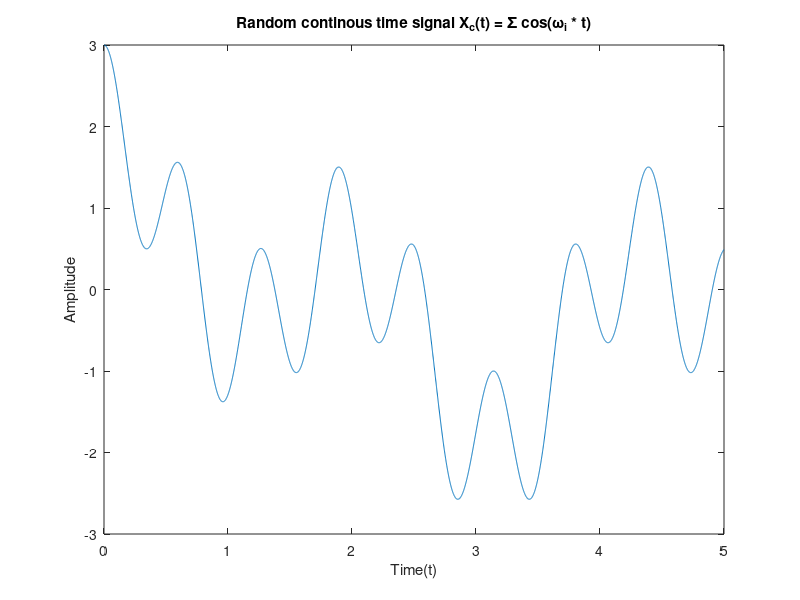
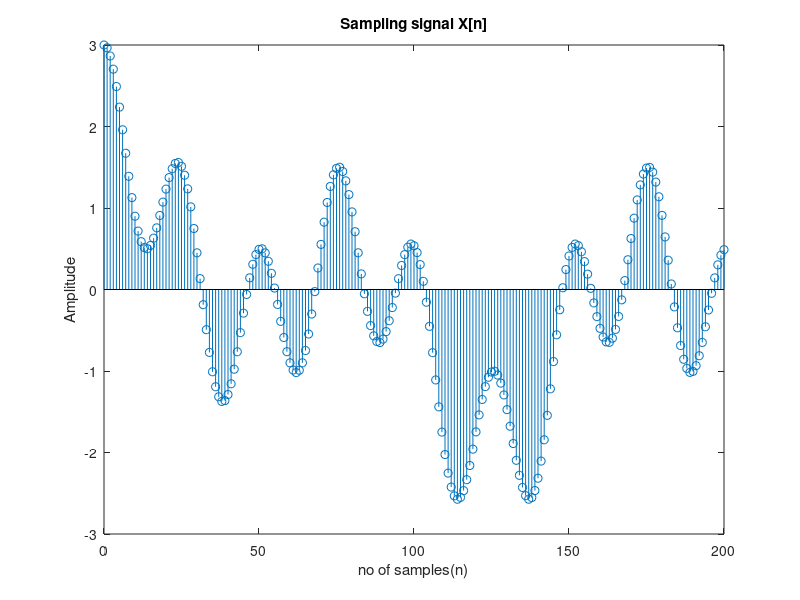
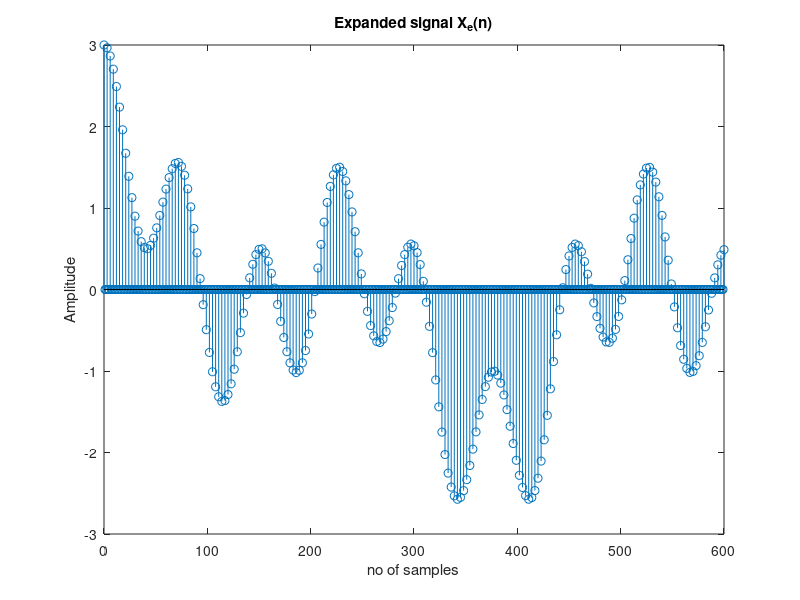
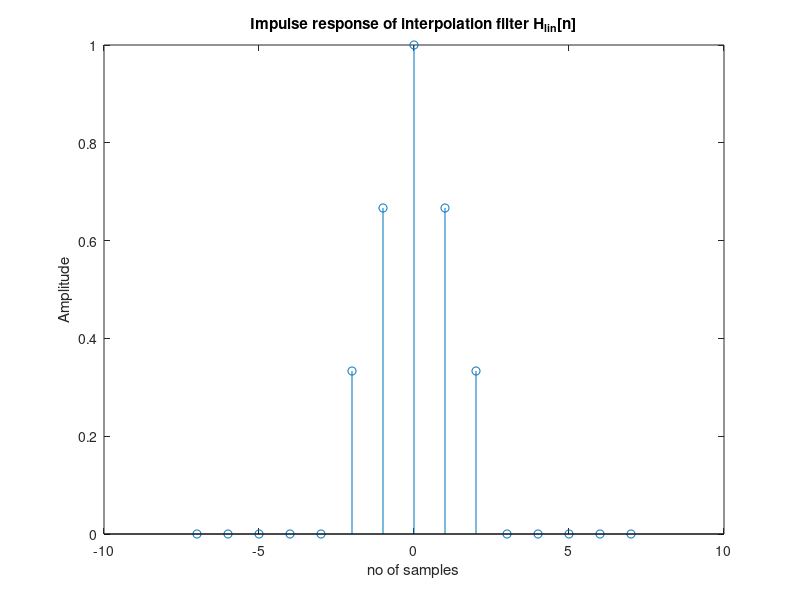

Reproduce these figures in MATLAB, in order.
Omega_N = 15; % Maximum limit for frequencies
Tmax = 5;     % Maximum time duration
I = 3;        % Number of cosine terms in the summation
dt = 1/1000;  % Time step for continuous signal

t = 0:dt:Tmax; % Time vector
Omega_i = randi(Omega_N,[1,I]) % random frequencies for each cosine term

X_c = zeros(size(t)); % Zero matrix of original signal X_c(t) of size t

for i = 1:I
    X_c = X_c + cos(Omega_i(i).*t); % initializing the original signal X_c(t)
end

figure
plot(t,X_c)
xlabel('Time(t)')
ylabel('Amplitude')
title('Random continous time signal X_c(t) = Σ cos(ω_i * t)')


T = 1/40; % T << pi/15
n = 0:floor(Tmax/T); %
X_n = zeros(size(n));  % Initialize signal as zero
for i = 1:I 
    X_n = X_n + cos(Omega_i(i) * n * T);  % Accumulate cosine terms
end

figure
stem(n,X_n)
xlabel('no of samples(n)')
ylabel('Amplitude') 
title('Sampling signal X[n]')


L = 3;
n2 = 0:floor(Tmax/T)*L; 
X_e = zeros(size(n2)); % zero matrix of expanded signal of sampled signal x[n]

for i = 1:length(n2)
    if mod(i-1, L) == 0
        X_e(i) = X_n(((i-1)/L)+1);  % Compute x( n / L) for n = 0, L, 2L, ...
    else
        X_e(i) = 0;         % Set x_e[n] to 0 for other values
    end
end

X_e

figure
stem(n2,X_e)
xlabel('no of samples')
ylabel('Amplitude') 
title('Expanded signal X_e(n)')

%impulse response of a linear interpolation signal
n1 = -7:1:7;
H_lin = zeros(size(n1));

for i = 1:length(n1)
    if (abs(n1(i))<L)
        H_lin(i) = 1 - (abs(n1(i))/L); 
    else
        H_lin(i) = 0;
    end
end

figure
stem(n1,H_lin)
xlabel('no of samples')
ylabel('Amplitude') 
title('Impulse response of interpolation filter H_l_i_n[n]')

X_i = conv(X_e,H_lin,'same'); % linear interpolation signal of Xe[n] is Xi[n]

figure
stem(n2,X_i)
xlabel('no of samples')
ylabel('Amplitude') 
title('Interpolation signal X_i[n]')

% continous time sample trian signal

n_1 = 0 : T/L : (length(X_i)-1)*T/L; 
X_s = zeros(1,length(t));
for i = 1:length(n2)
 X_s = X_s + X_i(i)*((abs(t- n_1(i))) < 1e-12 );
end

figure;
plot(t, X_s);
title('continuous-time sample-train signal x_s(t)');
xlabel('Time');
ylabel('Amplitude');


% reconstruction filter using the formula from Appendix
t_f = -1:0.01:1;  % Time range for filter
h_rt = (sin((pi *L.*t_f) / T)) ./ ((pi *L.*t_f) / T);  % impulse response of the reconstruction filter
h_rt(t_f == 0) = 1; % Handle singularity at t = 0

figure
plot(t_f,h_rt)
xlabel('time')
ylabel('amplitude')
title('Reconstructed impulse response H_r(t)')

% reconsructed signal 
M = 4;  % dt = Ts/M ==> M = Ts/dt = 100/6 = 16.666 so, approx M = 17
x_bar = zeros(1, length(X_i) * M);  % Create zero padded array of length n_Ts*M
x_bar(1:M:end) = X_i;  % pass the sampled values in padded array

x_rk = conv(x_bar, h_rt, 'same');  % Reconstructed signal

t_rk = linspace(0, Tmax, length(x_rk));  % time interval for signal x_r_k

figure;

plot(t_rk, x_rk);
title('Reconstructed signal x_r(t)');
xlabel('Time');
ylabel('Amplitude');

% Comparing Original signal and Reconstructed signal

figure
plot(t,X_c)
hold on
plot(t_rk, x_rk,'Color','m');
xlabel('Time(t)')
ylabel('Amplitude')
title('Comparing original signal and Reconstructed signal')
legend('Original signal X_c(t)','Reconstructed signal X_r(t)')
